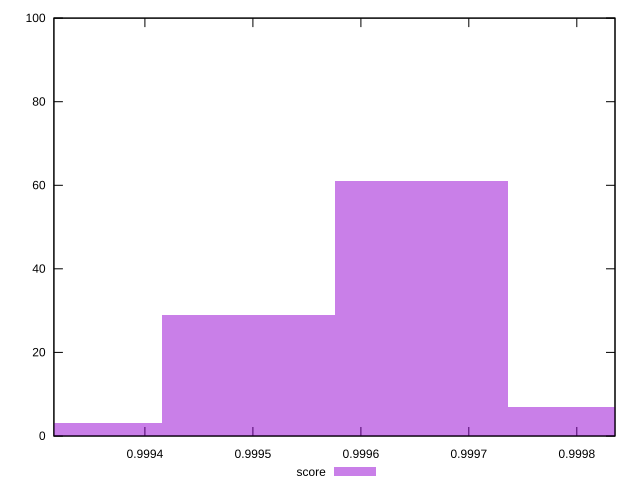

Generate this figure with gnuplot:
reset
set terminal svg size 640, 490 enhanced background rgb 'white'
set output "report_00007_2020-12-11T15:55:29.892Z/mainthread-work-breakdown/samples/pages+cached+noexternal+nofonts/score/histogram.svg"

$score <<EOF
0.9996559829085727 61
0.9994960123560189 29
0.9993360418034651 3
0.9998159534611265 7
EOF

set key outside below
set boxwidth 0.00015997055255378024
set yrange [0:100]
set style fill transparent solid 0.5 noborder

plot \
  $score title "score" with boxes, \


reset
